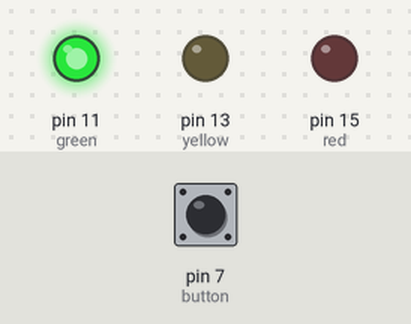
Recording of a program running on a simulated Raspberry Pi (header pin numbers). Shown: output pins drawn as LEDs (lit = HIGH). Inputs (shaded band) come from the test bench; at power-on: pin 7 (button) LOW. What the program prints to the terminal is not drawn.

Above: at 1.2 s.
1.3 s: pin 7 (button) pulled HIGH for 0.15 s
At 1.37 s:
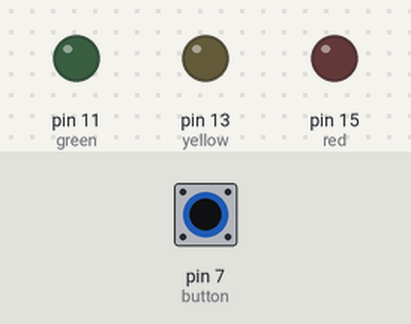
2.9 s: pin 7 (button) pulled HIGH for 3.2 s
At 7.0 s:
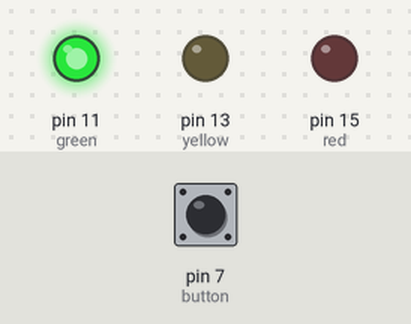
Timing chart, 0 to 8.5 s (numbered marks = the images above; inputs shaded):
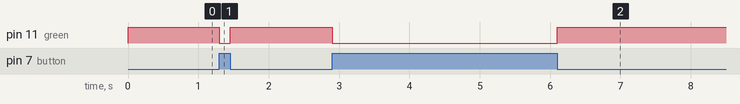

Measured:
- after the input at 1.3 s, pin 11 (green): HIGH → LOW at once, → HIGH 0.15 s later
- after the input at 2.9 s, pin 11 (green): HIGH → LOW at once, → HIGH 3.2 s later

The program:

hand_jamming.py
```python
import RPi.GPIO as GPIO
import time

green = 11
yellow = 13
red = 15
button = 7

GPIO.setmode(GPIO.BOARD)  #Boradcom chip pin number
GPIO.setup(green, GPIO.OUT)    #Green Light
GPIO.setup(yellow, GPIO.OUT)    #Yellow Light
GPIO.setup(red, GPIO.OUT)    #Red Light
GPIO.setup(button, GPIO.IN, pull_up_down=GPIO.PUD_DOWN)   #Button


print("Here we go! Time to hand jam with sticky hands")

#button == False


try:
    while 1:
        if GPIO.input(button):
            GPIO.output(green, GPIO.LOW)
            GPIO.output(yellow, GPIO.LOW)
            GPIO.output(red, GPIO.LOW)
        else:
            GPIO.output(green, GPIO.HIGH)

except KeyboardInterrupt: #CTRL+C is pressed, exits program
    GPIO.cleanup() #cleansup IO's
```
